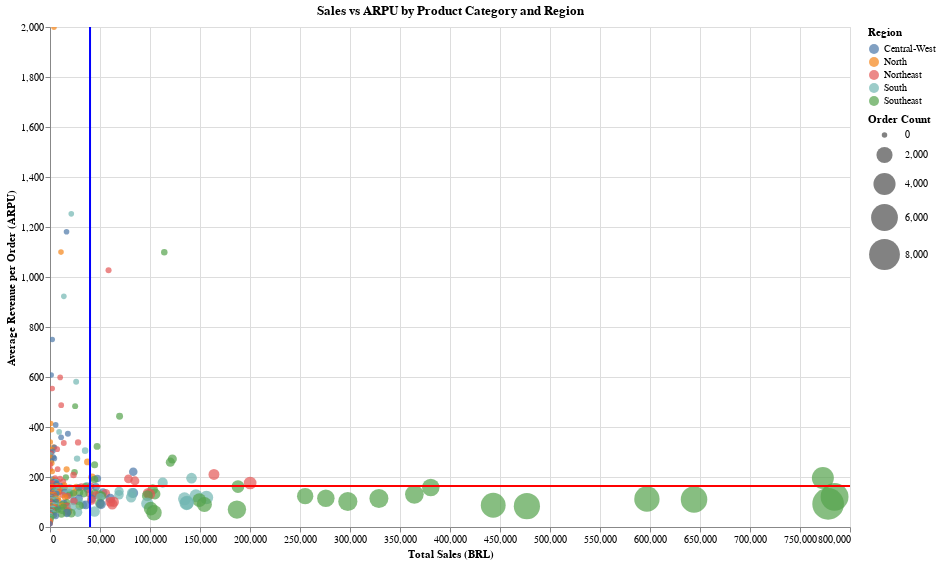

Here is the notebook cell this chart was saved with:
### Code cell
# ARPU and total sales by Region and Product Category

def get_sales_by_region_category_bubble_chart(df: pd.DataFrame) -> alt.LayerChart:
    """
    Get the bubble chart for ARPU and total sales by Region and Product Category
    Args:
        df: pd.DataFrame - Requires sales, order_count, and ARPU columns
    Returns:
        alt.Chart
    """

    bubble_chart = alt.Chart(df).mark_circle(opacity=0.7).encode(
        x=alt.X('sales:Q', title='Total Sales (BRL)'),
        y=alt.Y('ARPU:Q', title='Average Revenue per Order (ARPU)'),
        size=alt.Size('order_count:Q', title='Order Count', scale=alt.Scale(range=[30, 1000])),
        color=alt.Color('region:N', title='Region'),
        tooltip=['category_name', 'region', 'sales', 'ARPU', 'order_count']
    ).properties(
        title='Sales vs ARPU by Product Category and Region',
        width=800,
        height=500
    ).interactive()
    rule = alt.Chart(df).mark_rule(color='red', strokeWidth=2).encode(
        y=alt.Y('mean(ARPU):Q', title='Average Revenue per Order (ARPU)')
    )
    rule2 = alt.Chart(df).mark_rule(color='blue', strokeWidth=2).encode(
        x=alt.X('mean(sales):Q', title='Total Sales (BRL)')
    )

    return bubble_chart + rule + rule2

sales_by_region_category_bubble_chart = get_sales_by_region_category_bubble_chart(sales_by_region_category)

sales_by_region_category_bubble_chart

### Figure 1 — Vega-Lite specification as saved in the notebook (floating-point values rounded to 4 significant figures; data arrays with more than 128 entries replaced by an {"elided": "..."} marker saying what was removed)
{"config": {"view": {"continuousWidth": 300, "continuousHeight": 300}}, "layer": [{"mark": {"type": "circle", "opacity": 0.7}, "encoding": {"color": {"field": "region", "title": "Region", "type": "nominal"}, "size": {"field": "order_count", "scale": {"range": [30, 1000]}, "title": "Order Count", "type": "quantitative"}, "tooltip": [{"field": "category_name", "type": "nominal"}, {"field": "region", "type": "nominal"}, {"field": "sales", "type": "quantitative"}, {"field": "ARPU", "type": "quantitative"}, {"field": "order_count", "type": "quantitative"}], "x": {"field": "sales", "title": "Total Sales (BRL)", "type": "quantitative"}, "y": {"field": "ARPU", "title": "Average Revenue per Order (ARPU)", "type": "quantitative"}}, "name": "view_1", "title": "Sales vs ARPU by Product Category and Region"}, {"mark": {"type": "rule", "color": "red", "strokeWidth": 2}, "encoding": {"y": {"aggregate": "mean", "field": "ARPU", "title": "Average Revenue per Order (ARPU)", "type": "quantitative"}}}, {"mark": {"type": "rule", "color": "blue", "strokeWidth": 2}, "encoding": {"x": {"aggregate": "mean", "field": "sales", "title": "Total Sales (BRL)", "type": "quantitative"}}}], "data": {"name": "data-d2a655712e4fcdf8572fc52ed5b645a7"}, "height": 500, "params": [{"name": "param_1", "select": {"type": "interval", "encodings": ["x", "y"]}, "bind": "scales", "views": ["view_1"]}], "width": 800, "$schema": "https://vega.github.io/schema/vega-lite/v5.20.1.json", "datasets": {"data-d2a655712e4fcdf8572fc52ed5b645a7": {"elided": "334 records"}}}
